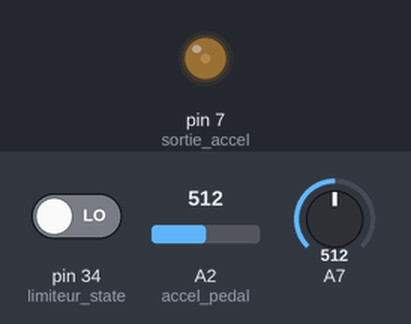
Recording of a sketch running on a simulated Arduino Mega 2560, built with avr-gcc and run on an emulated ATmega2560. Parts: output pins drawn as LEDs (lit = HIGH). Inputs (shaded band) come from the test bench; at power-on: pin 34 (limiteur_state) LOW, A2 (accel_pedal) = 512, A7 = 512. What the sketch prints to the serial monitor is not drawn.

Above: at 1.2 s.
1.3 s: pin 34 (limiteur_state) driven HIGH
At 2.3 s:
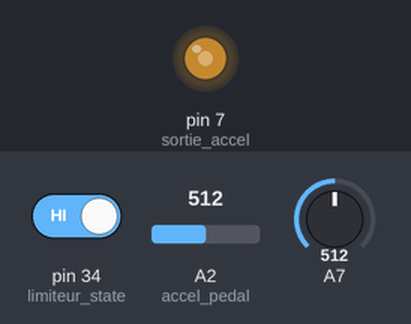
2.8 s: A2 (accel_pedal) set to 716
At 3.5 s:
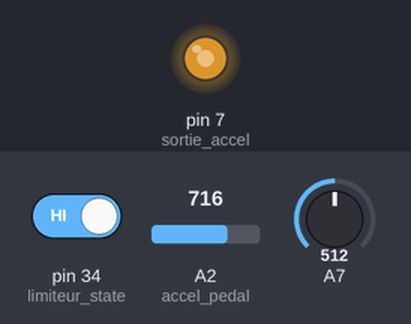
4.3 s: A2 (accel_pedal) set to 900
At 4.6 s:
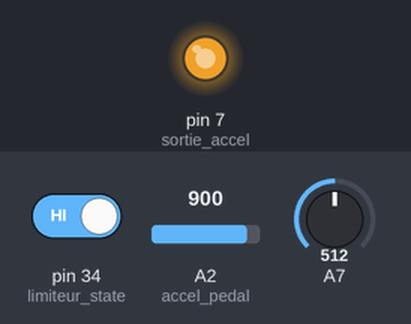
5.8 s: A2 (accel_pedal) set to 0
At 7.0 s:
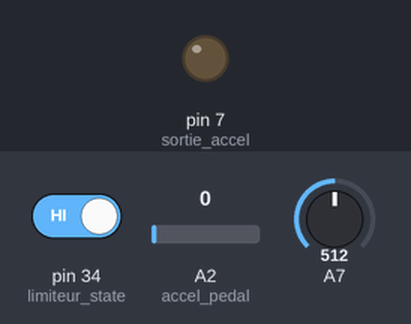
Timing chart, 0 to 8.3 s (numbered marks = the images above; inputs shaded):
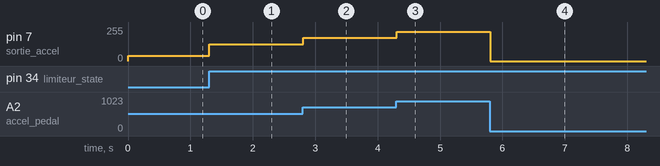

The sketch:

osv_2022_limiteur_v2.0.ino
```cpp
#include <Arduino.h>
#include <stdio.h>
#include <stdlib.h>

#define DEBUG 0

//definition des pins
const int accel_pedal = A2; //pedale sur le pin 1
const int limiteur_state = 34 ; //on place le switch du limiteur sur un pin digital (en bas)
const int sortie_accel = 7;  //sortie du signal qui va vers le controleur

//definitions des autres variables
int sw_lim;

void setup() {
  Serial.begin(115200);
  pinMode(accel_pedal, INPUT);
  pinMode(sortie_accel, OUTPUT);
  pinMode(limiteur_state, INPUT);
}

int acq_accel() {
  return analogRead(accel_pedal);
}

void write_accel(int x) {
  x = map(x, 0, 1023 , 0, 250);  //on va utiliser la fonction map afin de lisser la courbe de la tension
  analogWrite(sortie_accel, x);  //la valeur de x est codé sur 8 bits (255 etant la valeur max)
}

void write_accel_lim(int x, int y) {
  x = map(x, 0, 1023 , 0, y);  //y est la valeur de notre vitesse max cap
  analogWrite(sortie_accel, x);
}

void loop() {
#ifdef DEBUG
  Serial.println("********************");
#endif
  if (digitalRead(limiteur_state)) {
    write_accel(acq_accel());
    Serial.println("limiteur desactive");
  }
  else {
    write_accel_lim(acq_accel(), 80);

    Serial.println("limiteur active");
  }
#ifdef DEBUG
  Serial.print("valeur de la course de la pedale : ");
  Serial.println(analogRead(accel_pedal));
  Serial.print("valeur de la sortie : ");
  Serial.println(analogRead(sortie_accel));
#endif
}
```

Measured:
- after the input at 1.3 s, pin 7 (sortie_accel): 40/255 → 125/255 at once
- after the input at 2.8 s, pin 7 (sortie_accel): 125/255 → 174/255 at once
- after the input at 4.3 s, pin 7 (sortie_accel): 174/255 → 219/255 at once
- after the input at 5.8 s, pin 7 (sortie_accel): 219/255 → 0/255 at once
